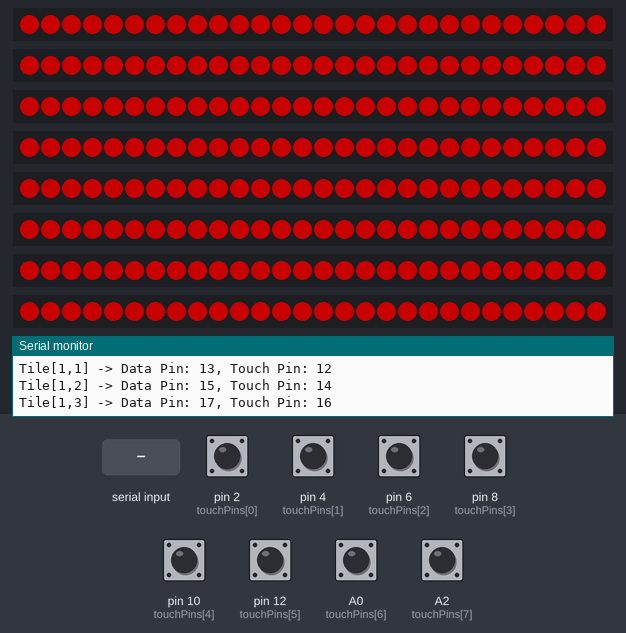
Simulated run of this sketch. Board: Arduino Uno, built with avr-gcc and run on an emulated ATmega328P. On the bench: 8 × 28 RGB LEDs in strip order, left to right, the last lines printed to the serial monitor. The inputs (shaded band) are chosen by the test bench; at power-on: A0 (touchPins[6]), A2 (touchPins[7]), pin 2 (touchPins[0]), pin 4 (touchPins[1]), pin 6 (touchPins[2]), pin 8 (touchPins[3]), pin 10 (touchPins[4]), pin 12 (touchPins[5]) HIGH. Dim RGB values are drawn brighter than linear.

Above: at 1.2 s.
1.3 s: "g01\n" received over Serial
At 2.0 s:
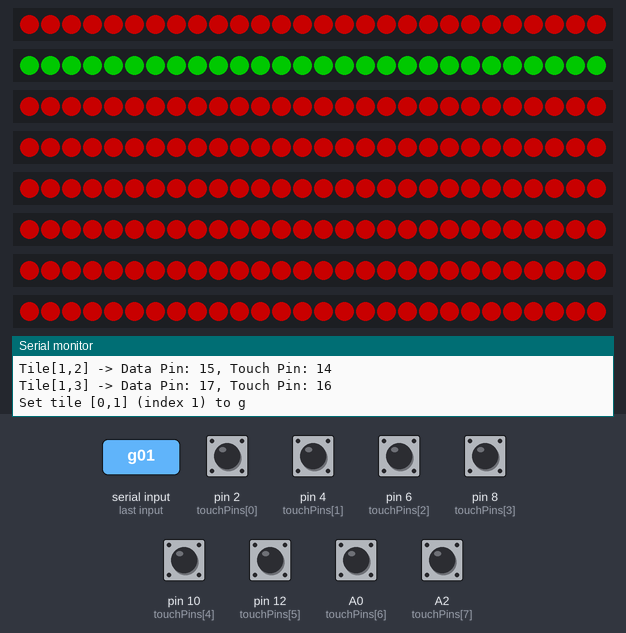
2.8 s: pin 2 (touchPins[0]) pulled LOW for 0.15 s
4.5 s: pin 4 (touchPins[1]) pulled LOW for 0.15 s
6.2 s: pin 6 (touchPins[2]) pulled LOW for 0.15 s
7.9 s: pin 8 (touchPins[3]) pulled LOW for 0.15 s
9.6 s: pin 10 (touchPins[4]) pulled LOW for 0.15 s
Timing chart, 0 to 12.3 s (numbered marks = the images above; inputs shaded):
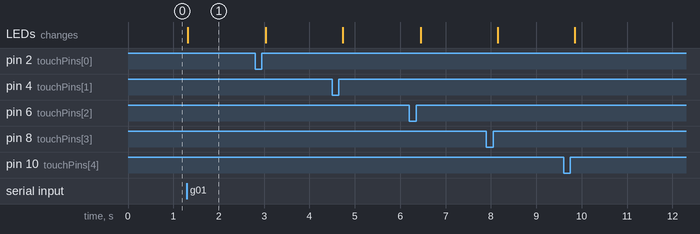

Measured:
- after the input at 1.3 s, the LEDs: change at once (image 1)

The sketch:

diff_pins_fin.ino
```cpp
#include <FastLED.h>

// ===================== CONFIGURATION =====================
#define NUM_ROWS 2
#define NUM_COLS 4
#define NUM_TILES (NUM_ROWS * NUM_COLS)  // 8 tiles total
#define LEDS_PER_TILE 28
#define TOTAL_LEDS (NUM_TILES * LEDS_PER_TILE)  // 224 LEDs total

// LED Configuration - Separate data pins for each tile
#define LED_TYPE WS2812B
#define COLOR_ORDER GRB
#define BRIGHTNESS 100  // Adjust brightness (0-255)

// Data pins for each tile (8 separate pins)
const int ledDataPins[NUM_TILES] = {3, 5, 7, 9, 11, 13, A1, A3};

// Touch sensor pins (one per tile)
const int touchPins[NUM_TILES] = {2, 4, 6, 8, 10, 12, A0, A2};

// ===================== VARIABLES =====================
// Separate LED arrays for each tile
CRGB tile0[LEDS_PER_TILE];
CRGB tile1[LEDS_PER_TILE];
CRGB tile2[LEDS_PER_TILE];
CRGB tile3[LEDS_PER_TILE];
CRGB tile4[LEDS_PER_TILE];
CRGB tile5[LEDS_PER_TILE];
CRGB tile6[LEDS_PER_TILE];
CRGB tile7[LEDS_PER_TILE];

// Array of pointers to tile LED arrays for easy access
CRGB* tiles[NUM_TILES] = {tile0, tile1, tile2, tile3, tile4, tile5, tile6, tile7};

bool touchStates[NUM_TILES] = {false};
bool lastTouchStates[NUM_TILES] = {false};
unsigned long lastDebounceTime[NUM_TILES] = {0};
const unsigned long debounceDelay = 50; // 50ms debounce

// Color definitions
CRGB colorRed = CRGB(255, 0, 0);
CRGB colorGreen = CRGB(0, 255, 0);
CRGB colorBlue = CRGB(0, 0, 255);
CRGB colorYellow = CRGB(255, 255, 0);
CRGB colorOff = CRGB(0, 0, 0);

// Current tile colors (for tracking what color each tile should be)
CRGB tileColors[NUM_TILES];

// Serial communication
String inputString = "";
bool stringComplete = false;

// ===================== SETUP =====================
void setup() {
  Serial.begin(115200);
  Serial.println("Arduino Tile Controller Starting (Separate Data Pins)...");

  // Initialize LED strips - one for each tile with separate data pins
  FastLED.addLeds<LED_TYPE, 3, COLOR_ORDER>(tile0, LEDS_PER_TILE);
  FastLED.addLeds<LED_TYPE, 5, COLOR_ORDER>(tile1, LEDS_PER_TILE);
  FastLED.addLeds<LED_TYPE, 7, COLOR_ORDER>(tile2, LEDS_PER_TILE);
  FastLED.addLeds<LED_TYPE, 9, COLOR_ORDER>(tile3, LEDS_PER_TILE);
  FastLED.addLeds<LED_TYPE, 11, COLOR_ORDER>(tile4, LEDS_PER_TILE);
  FastLED.addLeds<LED_TYPE, 13, COLOR_ORDER>(tile5, LEDS_PER_TILE);
  FastLED.addLeds<LED_TYPE, A1, COLOR_ORDER>(tile6, LEDS_PER_TILE);
  FastLED.addLeds<LED_TYPE, A3, COLOR_ORDER>(tile7, LEDS_PER_TILE);

  FastLED.setBrightness(BRIGHTNESS);
  FastLED.clear();
  FastLED.show();

  // Initialize touch sensor pins
  for (int i = 0; i < NUM_TILES; i++) {
    pinMode(touchPins[i], INPUT_PULLUP);
    tileColors[i] = colorRed; // Default to red
  }

  // Initialize all tiles to red
  setAllTilesColor(colorRed);

  // Reserve string buffer for serial input
  inputString.reserve(200);

  Serial.println("Tile Controller Ready!");
  Serial.println("Pin Configuration:");
  for (int i = 0; i < NUM_TILES; i++) {
    int row = i / NUM_COLS;
    int col = i % NUM_COLS;
    Serial.print("Tile[");
    Serial.print(row);
    Serial.print(",");
    Serial.print(col);
    Serial.print("] -> Data Pin: ");
    Serial.print(ledDataPins[i]);
    Serial.print(", Touch Pin: ");
    Serial.println(touchPins[i]);
  }
}

// ===================== MAIN LOOP =====================
void loop() {
  readTouchSensors();
  processSerialInput();
  updateLEDs();

  delay(10); // Small delay for stability
}

// ===================== TOUCH SENSOR FUNCTIONS =====================
void readTouchSensors() {
  for (int i = 0; i < NUM_TILES; i++) {
    // Read sensor (inverted because of pull-up)
    bool currentReading = !digitalRead(touchPins[i]);

    // Debounce logic
    if (currentReading != lastTouchStates[i]) {
      lastDebounceTime[i] = millis();
    }

    if ((millis() - lastDebounceTime[i]) > debounceDelay) {
      if (currentReading != touchStates[i]) {
        touchStates[i] = currentReading;

        // Send touch state change to Unity
        sendTouchDataToUnity();

        // Optional: Add visual feedback for touch
        if (currentReading) {
          // Briefly brighten the tile when touched
          setTileBrightness(i, 255);
        } else {
          // Return to normal brightness
          setTileBrightness(i, BRIGHTNESS);
        }
      }
    }

    lastTouchStates[i] = currentReading;
  }
}

void sendTouchDataToUnity() {
  // Send comma-separated touch states
  for (int i = 0; i < NUM_TILES; i++) {
    Serial.print(touchStates[i] ? "1" : "0");
    if (i < NUM_TILES - 1) {
      Serial.print(",");
    }
  }
  Serial.println();
}

// ===================== LED CONTROL FUNCTIONS =====================
void setAllTilesColor(CRGB color) {
  for (int i = 0; i < NUM_TILES; i++) {
    setTileColor(i, color);
  }
}

void setTileColor(int tileIndex, CRGB color) {
  if (tileIndex < 0 || tileIndex >= NUM_TILES) return;

  tileColors[tileIndex] = color;

  // Set all LEDs in the specified tile to the given color
  for (int i = 0; i < LEDS_PER_TILE; i++) {
    tiles[tileIndex][i] = color;
  }
}

void setTileBrightness(int tileIndex, uint8_t brightness) {
  if (tileIndex < 0 || tileIndex >= NUM_TILES) return;

  // Temporarily set brightness for this tile
  for (int i = 0; i < LEDS_PER_TILE; i++) {
    tiles[tileIndex][i] = tileColors[tileIndex];
    tiles[tileIndex][i].nscale8(brightness);
  }

  FastLED.show();
}

void updateLEDs() {
  FastLED.show();
}

// ===================== SERIAL COMMUNICATION =====================
void processSerialInput() {
  if (stringComplete) {
    processCommand(inputString);
    inputString = "";
    stringComplete = false;
  }
}

void processCommand(String command) {
  command.trim();

  if (command.length() < 3) {
    Serial.println("ERROR: Invalid command length");
    return;
  }

  // Parse command format: "g01" = green tile at row 0, col 1
  char colorCode = command.charAt(0);
  int row = command.charAt(1) - '0';
  int col = command.charAt(2) - '0';

  // Validate row and col
  if (row < 0 || row >= NUM_ROWS || col < 0 || col >= NUM_COLS) {
    Serial.println("ERROR: Invalid tile position");
    return;
  }

  // Convert Unity [row,col] to Arduino tile index
  int tileIndex = row * NUM_COLS + col;

  // Convert color code to CRGB
  CRGB color;
  switch (colorCode) {
    case 'r':
    case 'R':
      color = colorRed;
      break;
    case 'g':
    case 'G':
      color = colorGreen;
      break;
    case 'b':
    case 'B':
      color = colorBlue;
      break;
    case 'y':
    case 'Y':
      color = colorYellow;
      break;
    case 'o':
    case 'O':
      color = colorOff;
      break;
    default:
      Serial.println("ERROR: Unknown color code");
      return;
  }

  // Set tile color
  setTileColor(tileIndex, color);

  // Debug output
  Serial.print("Set tile [");
  Serial.print(row);
  Serial.print(",");
  Serial.print(col);
  Serial.print("] (index ");
  Serial.print(tileIndex);
  Serial.print(") to ");
  Serial.println(colorCode);
}

void serialEvent() {
  while (Serial.available()) {
    char inChar = (char)Serial.read();

    if (inChar == '\n') {
      stringComplete = true;
    } else {
      inputString += inChar;
    }
  }
}

// ===================== UTILITY FUNCTIONS =====================
// Test function - cycles through all tiles with different colors
void testAllTiles() {
  CRGB testColors[] = {colorRed, colorGreen, colorBlue, colorYellow};

  for (int c = 0; c < 4; c++) {
    for (int i = 0; i < NUM_TILES; i++) {
      setTileColor(i, testColors[c]);
      FastLED.show();
      delay(200);
    }
  }

  // Return to red
  setAllTilesColor(colorRed);
  FastLED.show();
}

// Function to handle power supply protection
void checkPowerConsumption() {
  // Estimate current consumption
  // Each LED at full white draws ~60mA
  // Your 10A supply should handle this easily, but good to monitor

  int activeLEDs = 0;
  for (int i = 0; i < NUM_TILES; i++) {
    for (int j = 0; j < LEDS_PER_TILE; j++) {
      if (tiles[i][j].r > 0 || tiles[i][j].g > 0 || tiles[i][j].b > 0) {
        activeLEDs++;
      }
    }
  }

  // Estimated current in mA (rough calculation)
  float estimatedCurrent = (activeLEDs * 20); // Conservative estimate

  if (estimatedCurrent > 8000) { // 8A threshold
    Serial.println("WARNING: High power consumption detected");
    // Could implement auto-brightness reduction here
  }
}

// Startup animation
void startupAnimation() {
  // Rainbow sweep across all tiles
  for (int i = 0; i < NUM_TILES; i++) {
    CRGB color = CHSV(i * 30, 255, 255);
    setTileColor(i, color);
    FastLED.show();
    delay(150);
  }

  delay(500);

  // Fade to red
  setAllTilesColor(colorRed);
  FastLED.show();
}
```
